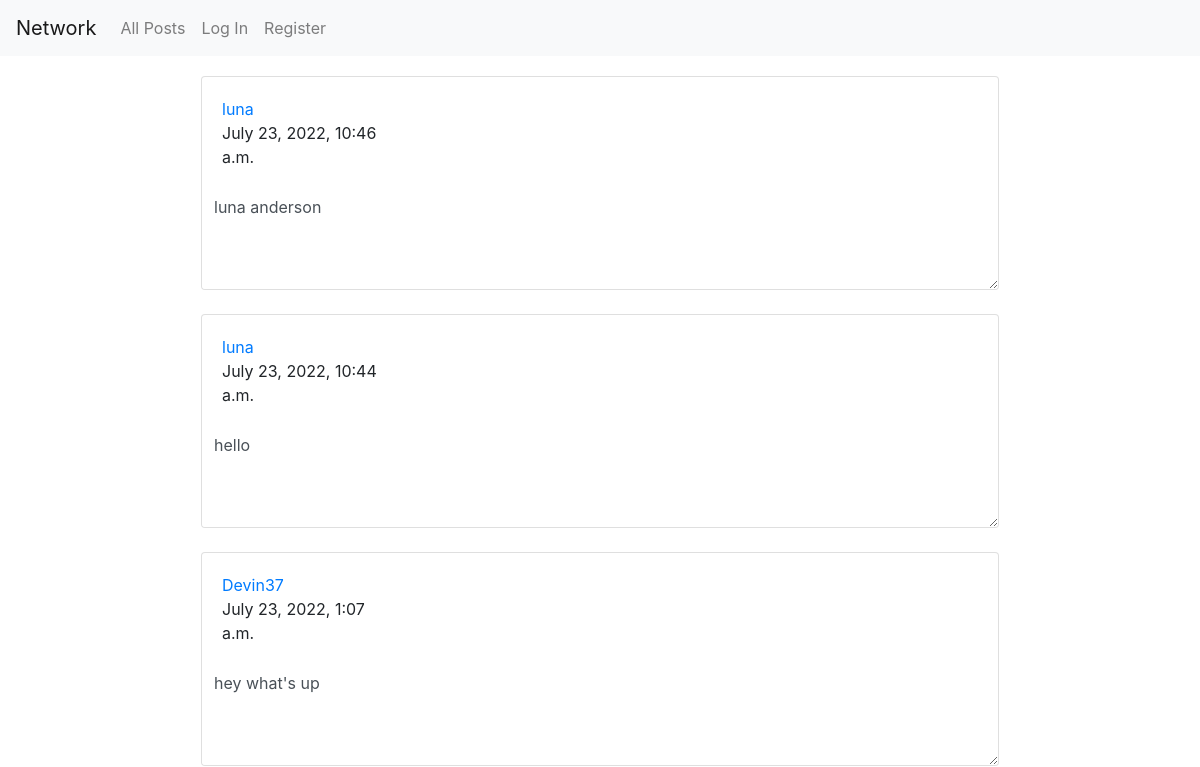
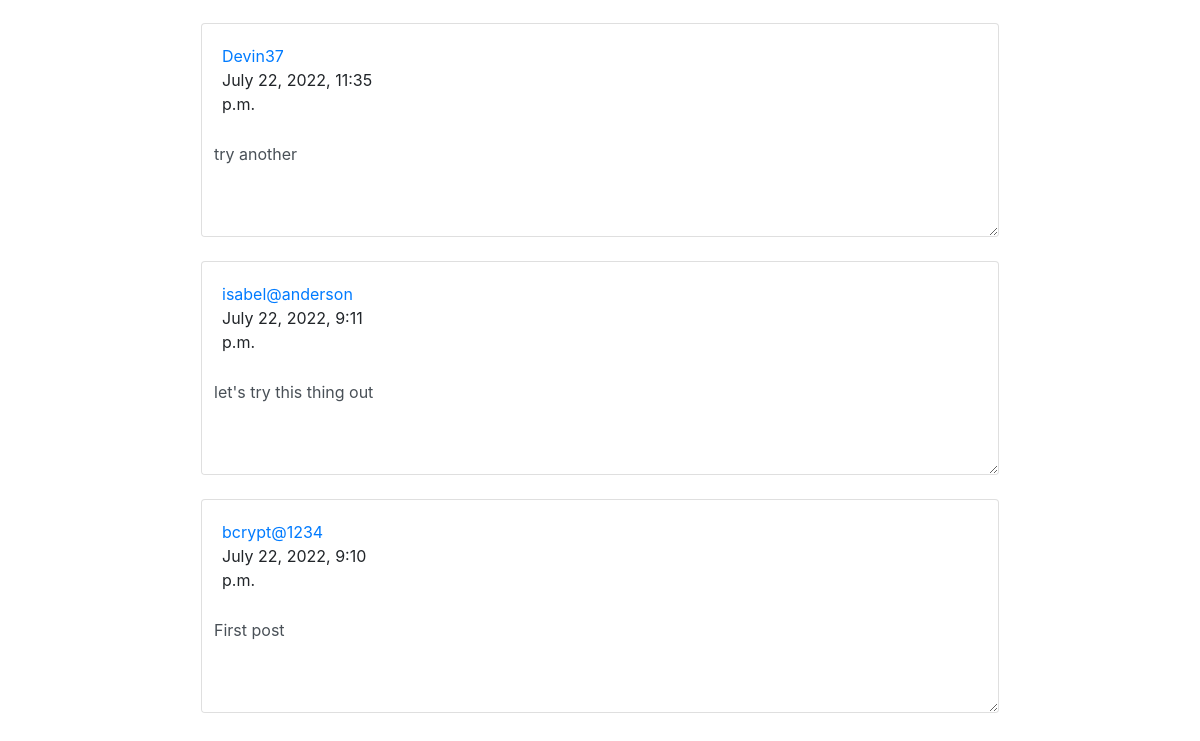
Before: / with the older database file (2 pictures, top to bottom).
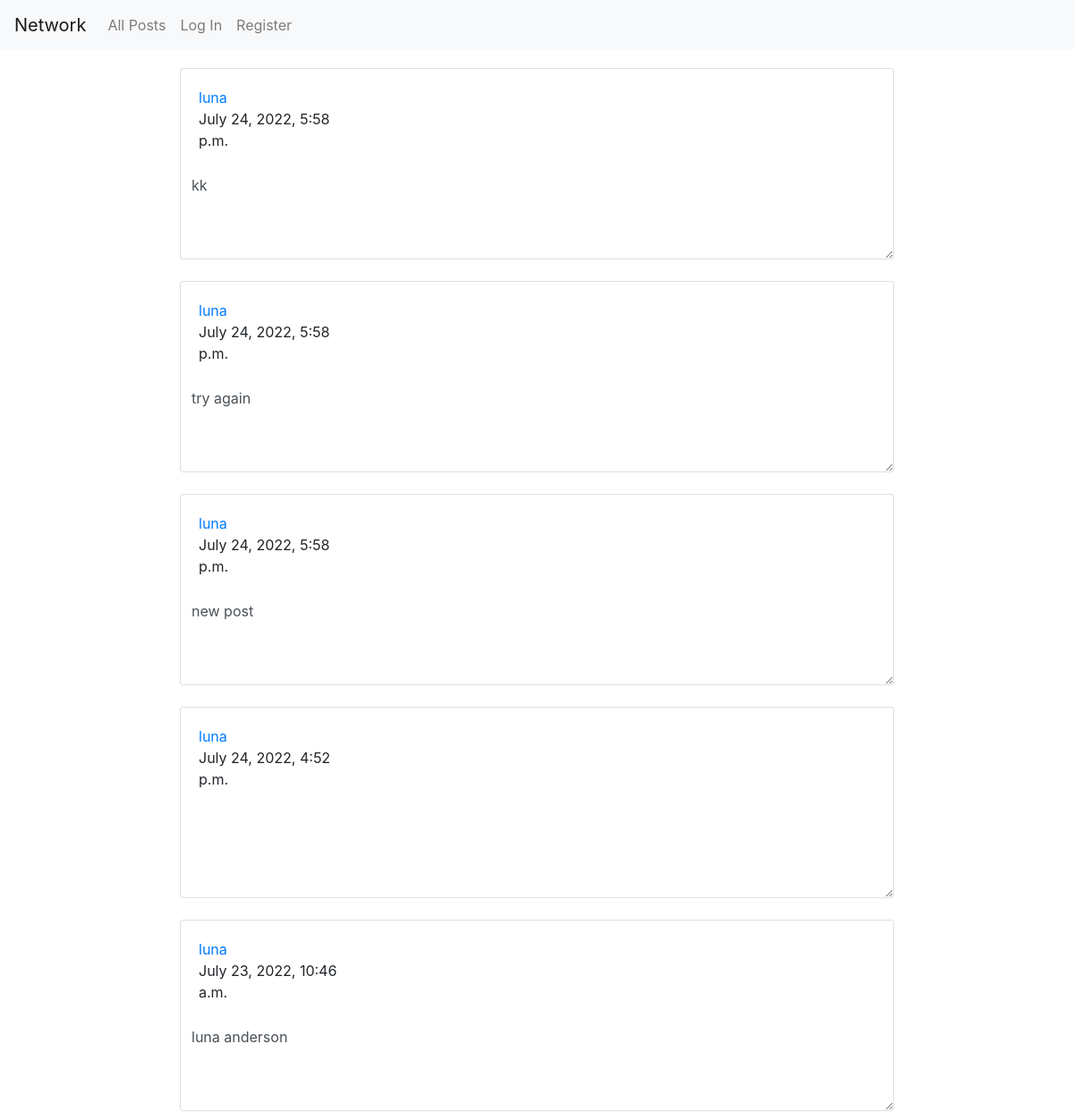
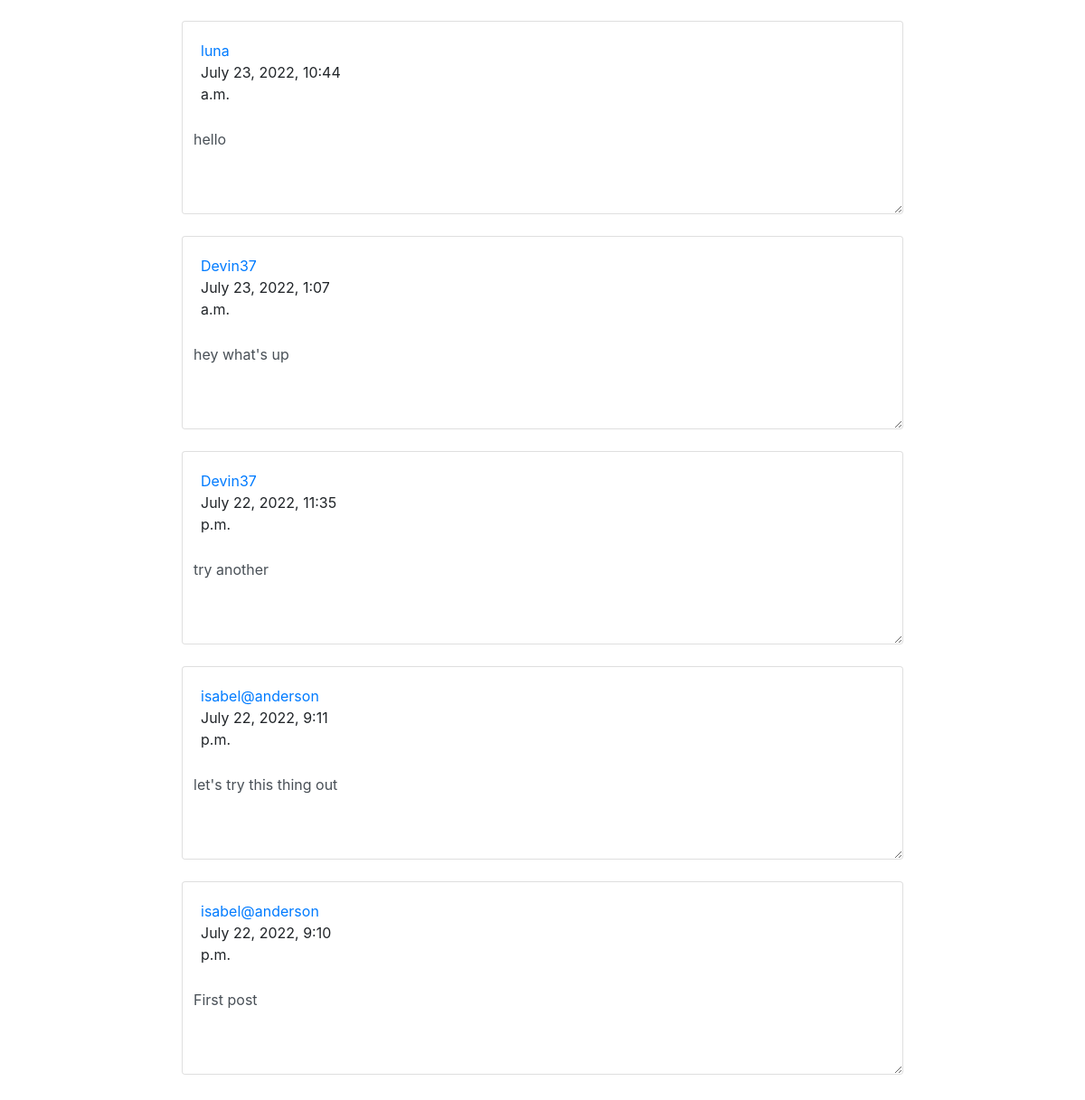
After: the same page with the newer database file (2 pictures, top to bottom).
### network/models.py (models this page shows, shortened)
class Post(models.Model):
    user = models.ForeignKey("User", on_delete=models.CASCADE, related_name="post")
    username = models.TextField(blank=True)
    body = models.TextField(blank=True)
    like_count = models.IntegerField(default=0)
    liked_by = models.ManyToManyField("User", related_name="post_liked_by")
    timestamp = models.DateTimeField(auto_now_add=True)

class User(AbstractUser):
    pass

### network/views.py (the view)
# urls.py: path("", views.index, name="index"),
def index(request):
    allPosts = Post.objects.order_by("-timestamp").all()
    liked = []
    for post in allPosts:
        for i in post.liked_by.all():
            if request.user == i:
                liked.append(post.id)
    return render(request, "network/index.html", {
        'posts': allPosts,
        'liked_posts': liked
    })

### network/templates/network/index.html (shortened to what this page needs)
{% extends "network/layout.html" %}
{% load static %}
{% block body %}
<div class="row">
    <div id="post-view">
        <div class="row inbox-wrapper">
            <div class="col-lg-12">
                     <table class="table email-table no-wrap table-hover v-middle mb-0 font-14">
                    <tbody id="archive_emails">
                {% for item in posts %}
                 <tr>
                <div class="card">
                    <div class="card-body">
                        <div class="row">
                            <div class="col-lg-3 email-aside border-lg-right">
                                <div class="aside-content">
                                    <a href="profile/{{ item.user }}" class="postMaker">{{ item.user }}</a>
                                    <div id="dateTime" class="date">{{ item.timestamp }}</div>
                                </div>
                            </div>
                        </div>
                    </div>
                    <div class="email-body-div">
                        <textarea disabled class="form-control" id="post-body">{{ item.body }}</textarea>
                    </div>
                    </div>
                </div>
            </tr>
            <br>
            {% endfor %}
{% endblock %}

### network/templates/network/layout.html (shortened to what this page needs)
{% load static %}
<!DOCTYPE html>
<html lang="en">
    <head>
        <link rel="stylesheet" href="https://stackpath.bootstrapcdn.com/bootstrap/4.4.1/css/bootstrap.min.css">
        <link href="https://maxcdn.bootstrapcdn.com/font-awesome/4.3.0/css/font-awesome.min.css" rel="stylesheet" />
        <link href="{% static 'network/styles.css' %}" rel="stylesheet">
    </head>
    <body>
        <nav class="navbar navbar-expand-lg navbar-light bg-light">
            <a class="navbar-brand" href="#">Network</a>
            <div>
              <ul class="navbar-nav mr-auto">
                <li class="nav-item">
                  <a class="nav-link" href="{% url 'index' %}">All Posts</a>
                </li>
                {% if user.is_authenticated %}
                    <li class="nav-item">
                        <a class="nav-link" href="{% url 'following_posts' %}">Following</a>
                    </li>
                    <li class="nav-item">
                        <a class="nav-link" href="{% url 'logout' %}">Log Out</a>
                    </li>
                {% else %}
                    <li class="nav-item">
                        <a class="nav-link" href="{% url 'login' %}">Log In</a>
                    </li>
                    <li class="nav-item">
                        <a class="nav-link" href="{% url 'register' %}">Register</a>
                    </li>
                {% endif %}
              </ul>
            </div>
          </nav>
        <div class="body">
            <div class="container">
            {% block body %}
            {% endblock %}
    </body>
</html>

### network/static/network/styles.css (style rules this page uses)
textarea { background: white; }
#post-view { width: 70%; margin-top: 20px; margin-bottom: 20px; margin-left: 15%; }
#post-body { background-color: white; border: none; min-height: 100px; }

Changed rows visible on the page:
added Post: user "luna", timestamp "July 24, 2022, 5:58 p.m.", body "kk"
added Post: user "luna", timestamp "July 24, 2022, 5:58 p.m.", body "try again"
added Post: user "luna", timestamp "July 24, 2022, 5:58 p.m.", body "new post"
added Post: user "luna", timestamp "July 24, 2022, 4:52 p.m."
changed Post "July 22, 2022, 9:10 p.m.": user "bcrypt@1234" → "isabel@anderson"
